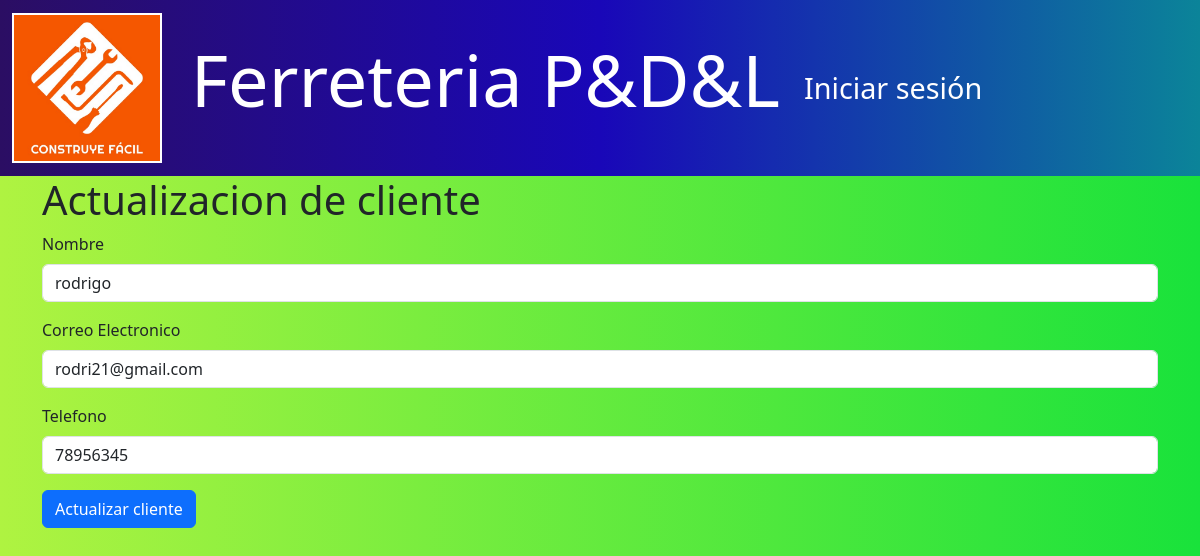
Screenshot of /clientes/edit/5 with the database file from the repository.
### models/cliente_model.py (models this page shows, shortened)
class Cliente(db.Model):
    __tablename__ = "clientes"
    id = db.Column(db.Integer,primary_key=True)
    nombre = db.Column(db.String(80),nullable=False)
    email = db.Column(db.String(100),nullable=False)
    telefono = db.Column(db.String(20),nullable=False)
    facturas = db.relationship('Factura', back_populates='cliente')
    ventas = db.relationship('Venta',back_populates='cliente')
    @staticmethod
    def get_by_id(id):
        return Cliente.query.get(id)

### controllers/cliente_controller.py (the view)
@cliente_bp.route("/edit/<int:id>",methods=['GET','POST'])
def edit(id):
    cliente = Cliente.get_by_id(id)
    if request.method == 'POST':
        nombre =  request.form['nombre']
        email =  request.form['email']
        telefono =  request.form['telefono']
        cliente.update(nombre=nombre,email=email,telefono=telefono)
        return redirect(url_for('cliente.index'))
    return cliente_view.edit(cliente)

### run.py (called while the page is built)
@app.context_processor
def inject_active_path():
    def is_active(path):
        return 'active' if request.path == path else ''
    return(dict(is_active =  is_active))

### views/cliente_view.py (called while the page is built)
def edit(cliente):
    return render_template('clientes/edit.html', cliente =  cliente)

### templates/clientes/edit.html (shortened to what this page needs)
{% extends 'base.html' %}
{% block content  %}
<h1>Actualizacion de cliente</h1>
<form action="{{ url_for('cliente.edit',id=cliente.id) }}" method="POST">
    <div class="mb-3">
        <label for=""  class="form-label">Nombre</label>
        <input type="text" class="form-control" name="nombre" value="{{cliente.nombre}}" required>
    </div>
    <div class="mb-3">
        <label for=""  class="form-label">Correo Electronico</label>
        <input type="email" class="form-control" name="email" value="{{cliente.email}}" required>
    </div>
    <div class="mb-3">
        <label for=""  class="form-label">Telefono</label>
        <input type="number" class="form-control" name="telefono" value="{{cliente.telefono}}" required>
    </div>
    <button type="submit" class="btn btn-primary">Actualizar cliente</button>
</form>
{% endblock %}

### templates/base.html (style rules this page uses)
body { background: linear-gradient(to right, #aff341, #19e23b); min-height: 100vh; }

### rows the page displays
Cliente: nombre "rodrigo", email "rodri21@gmail.com", telefono "78956345"
